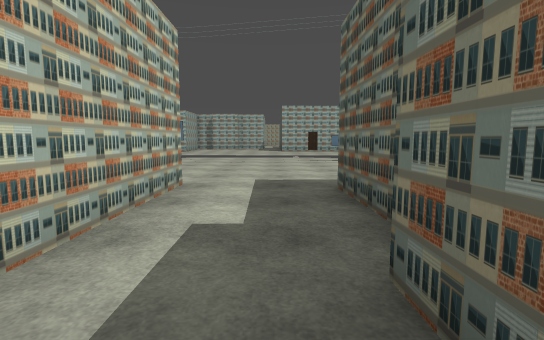
View 1 (above)

21 first-person views from a walk through a level from a Godot 3-D game. The camera is 1.4 m above the floor, tilts 6° down and sees 85° across. The floor is counted in squares, 2 m on a side. Each view is taken from the middle of a square. On the plan, view 1 faces up. The plan holds only what a view shows up to about 10 squares ahead; the rest is blank. The place goes on beyond the plan. Some surface patterns are stand-ins.

View 2
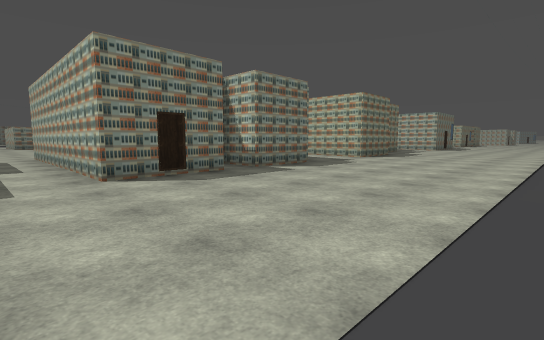

View 3
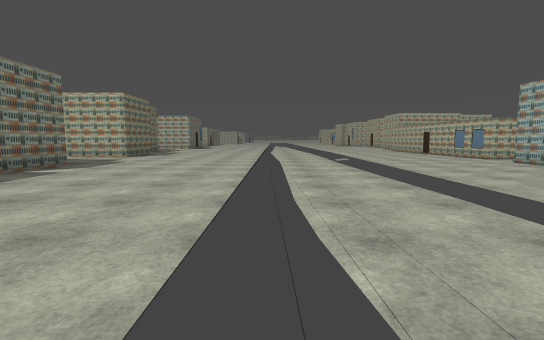

View 4
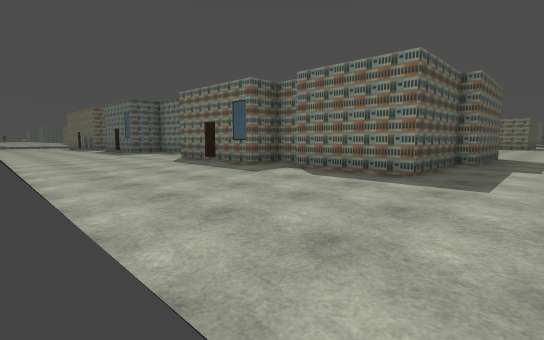

View 5
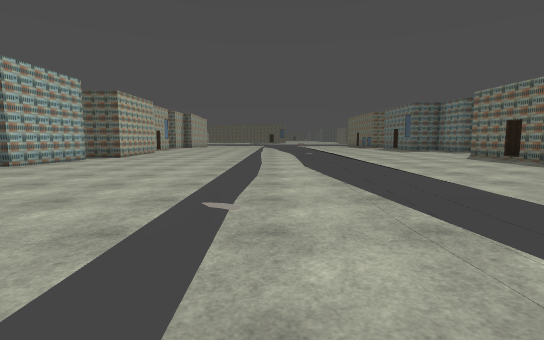

View 6
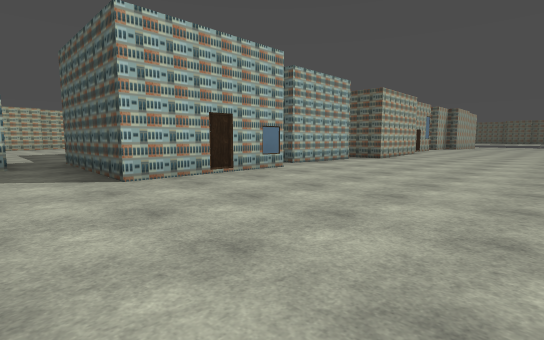

View 7
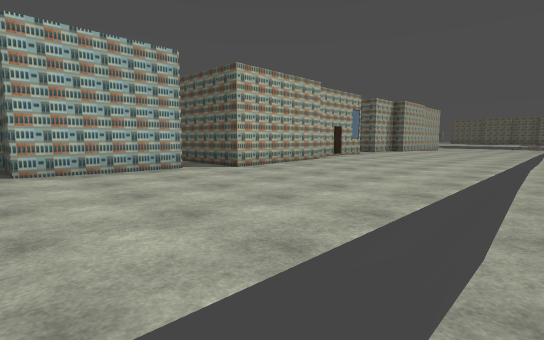

View 8
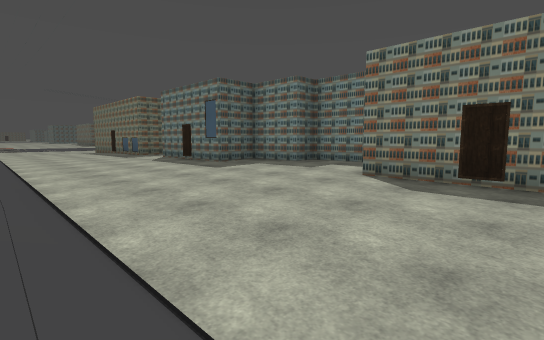

View 9
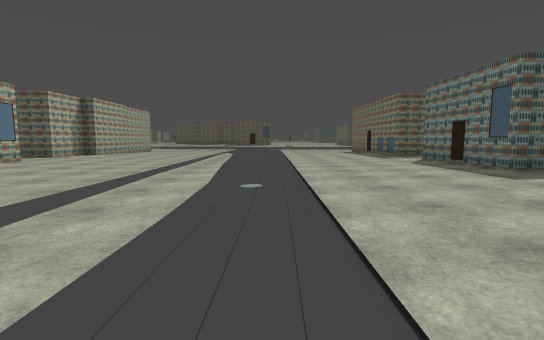

View 10
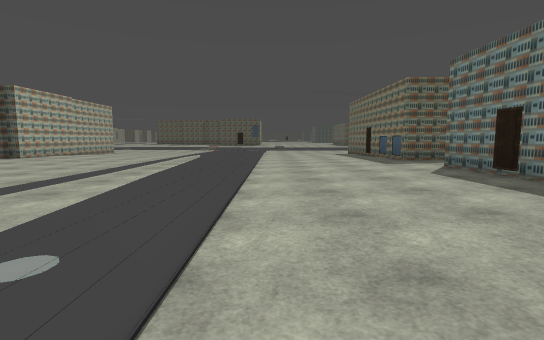

View 11
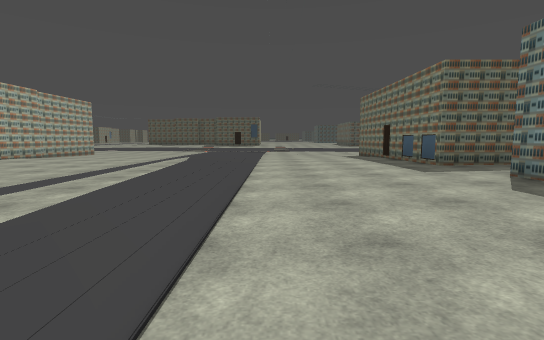

View 12
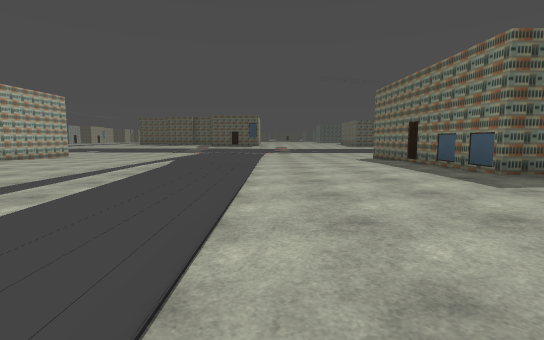

View 13
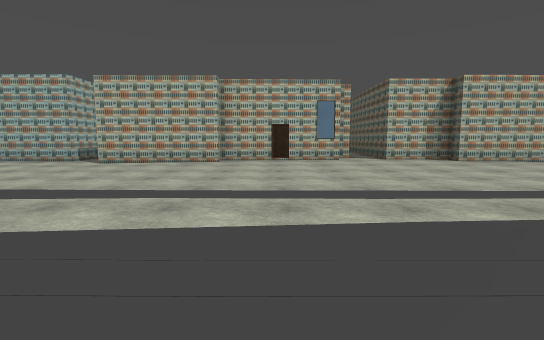

View 14
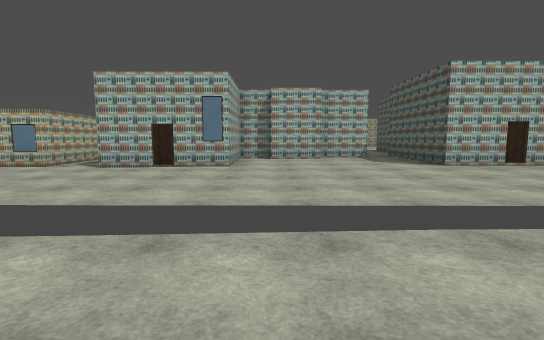

View 15
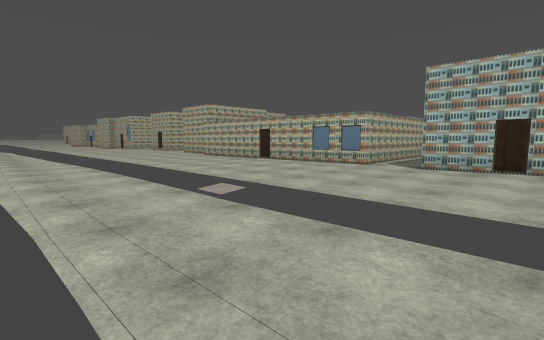

View 16
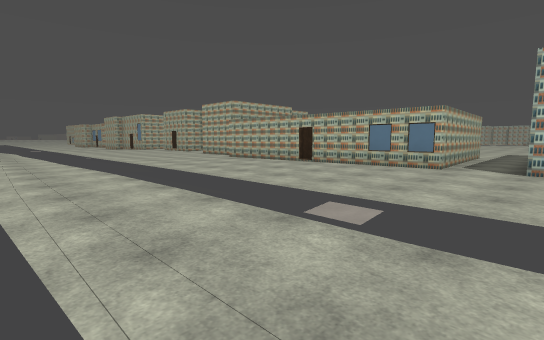

View 17
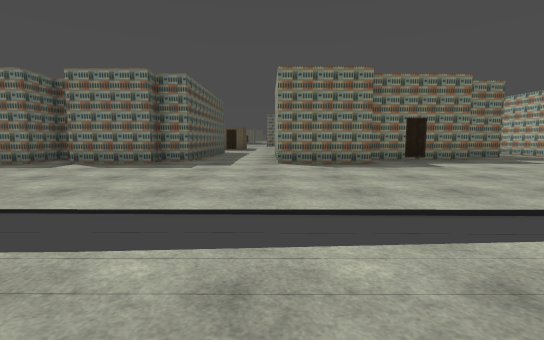

View 18
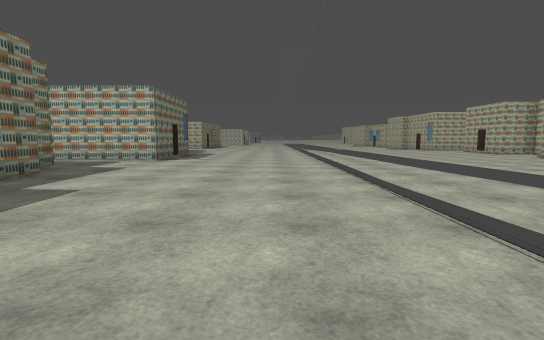

View 19
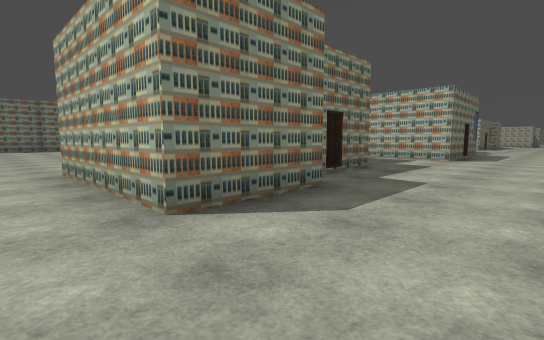

View 20
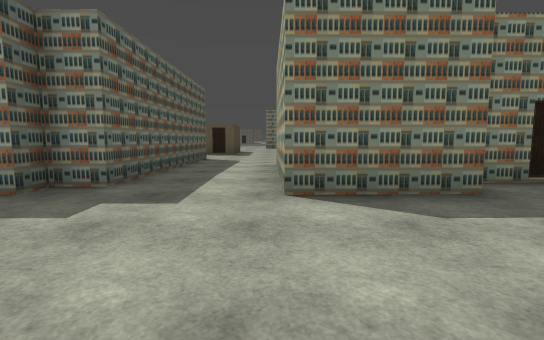

View 21
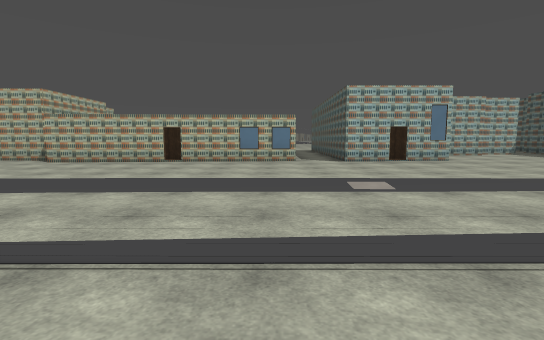

### Floor plan
Key: @ floor where view 1 was taken; # wall or solid block; . main floor; : floor 0.25 m higher than the main floor; / step, stairs or slope.
Columns run from 20 left of view 1 to 24 right of it. Each row starts with its distance up from view 1.
 20          #..   #:::::#   ##  .#
 19          #..   #:::::#   :###.#  #####:###
 18 ..########..####..:::####.....####.......###
 17 .............................................
 16 .............................................
 15 .............................................
 14 .............................................
 13 ////////////////////////////////.............
 12 .............................................
 11 .............................................
 10 .........::::::::::::::::::::::::::::::......
  9 .....::::....::::::::........:::.............
  8 ..::::::::::::::::::::...:::::::::::........
  7 :::::::::::::::::::::::::::::::::::::::::....
  6 ::::::::::::::::::::::::::::::::::::::::::...
  5 ::::::::::::::::::::::::::###:::::####::#####
  4 ##::::::###::######::###:##  :::::#   ::#
  3  #:::#### #::######::#        ::###    :#
  2  #:###    #::#    #::#        ###
  1  #        #::#    #::#
  0           :::#    #:@#
 -1           :::#    #::#
 -2           :::#    #::#
 -3          ::        ::
 -4          ::
 -5          ::

Positions as (right, up) in squares from view 1, and headings:
1: (0, 0), facing up
2: (0, 10), facing down-left
3: (1, 10), facing left
4: (-1, 10), facing down-right
5: (-2, 12), facing right
6: (-1, 13), facing up-right
7: (5, 12), facing up-right
8: (6, 10), facing down-right
9: (7, 10), facing right
10: (10, 9), facing right
11: (12, 9), facing right
12: (14, 9), facing right
13: (15, 9), facing up
14: (-4, 10), facing up
15: (-6, 10), facing up-left
16: (-8, 10), facing up-left
17: (-10, 12), facing down
18: (-10, 8), facing left
19: (-9, 7), facing down-left
20: (-10, 8), facing down
21: (-11, 8), facing up
